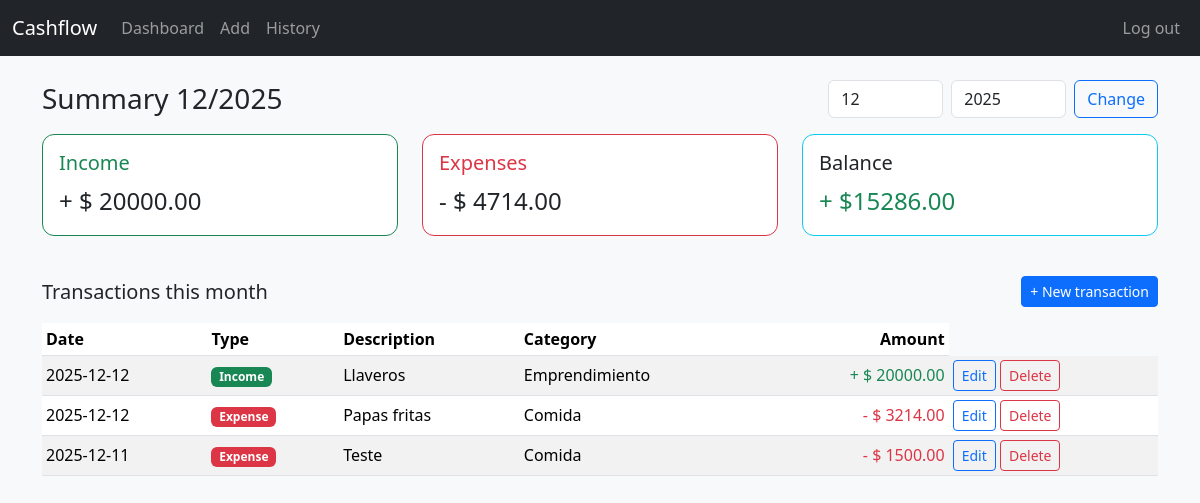
Page / (signed in) on the earlier database version.
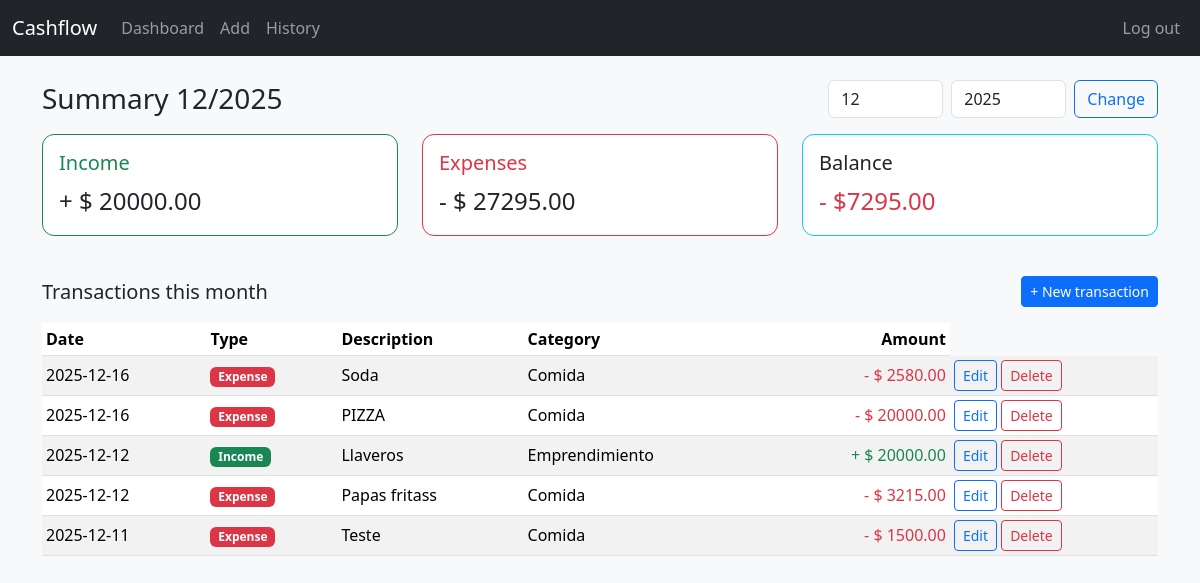
Same page on the later database version.
### tables this page shows
CREATE TABLE transactions (
    id INTEGER PRIMARY KEY AUTOINCREMENT,
    user_id INTEGER NOT NULL,
    category_id INTEGER NOT NULL,
    amount REAL NOT NULL,
    type TEXT NOT NULL CHECK (type IN ('income', 'expense')),
    description TEXT,
    date TEXT NOT NULL,
    created_at TEXT DEFAULT CURRENT_TIMESTAMP,
    FOREIGN KEY (user_id) REFERENCES users(id),
    FOREIGN KEY (category_id) REFERENCES categories(id)
);

CREATE TABLE categories (
    id INTEGER PRIMARY KEY AUTOINCREMENT,
    user_id INTEGER NOT NULL,
    name TEXT NOT NULL,
    UNIQUE (user_id, name),
    FOREIGN KEY (user_id) REFERENCES users(id)
);

### views.py (the view)
@views_bp.route("/")
def index():
    db = get_db()
    user_id = session.get("user_id")
    if not user_id:
        return redirect("/login")
    from datetime import datetime
    today = datetime.today()
    year = int(request.args.get("year") or today.year)
    month = int(request.args.get("month") or today.month)
    rows = db.execute(
    """
    SELECT
        t.id,
        t.amount,
        t.type,
        t.description,
        t.date,
        c.name AS category
    FROM transactions t
    JOIN categories c
      ON t.category_id = c.id
    WHERE t.user_id = ?
      AND strftime('%Y', t.date) = ?
      AND strftime('%m', t.date) = ?
    ORDER BY t.date DESC, t.id DESC
    """,
    (user_id, f"{year:04d}", f"{month:02d}"),
).fetchall()
    total_income = sum(r["amount"] for r in rows if r["type"] == "income")
    total_expense = sum(r["amount"] for r in rows if r["type"] == "expense")
    balance = total_income - total_expense
    return render_template(
        "index.html",
        rows=rows,
        total_income=total_income,
        total_expense=total_expense,
        balance=balance,
        year=year,
        month=month,
    )

### db.py (called while the page is built)
def get_db():
    if "db" not in g:
        conn = sqlite3.connect(DATABASE)
        conn.row_factory = sqlite3.Row
        g.db = conn
    return g.db

### templates/index.html (shortened to what this page needs)
{% extends "layout.html" %}
{% block content %}
<div class="d-flex justify-content-between align-items-center mb-3">
  <h1 class="h3 mb-0">Summary {{ month }}/{{ year }}</h1>
  <form class="d-flex" method="get" action="{{ url_for('views.index') }}">
    <input class="form-control me-2" type="number" name="month" min="1" max="12" placeholder="Month" value="{{ month }}">
    <input class="form-control me-2" type="number" name="year" min="2000" max="2100" placeholder="Year"
      value="{{ year }}">
    <button class="btn btn-outline-primary" type="submit">Change</button>
  </form>
</div>
<div class="row mb-4">
  <div class="col-md-4 mb-3">
    <div class="card border-success">
      <div class="card-body">
        <h5 class="card-title text-success">Income</h5>
        <p class="card-text fs-4">+ $ {{ "%.2f"|format(total_income) }}</p>
      </div>
    </div>
  </div>
  <div class="col-md-4 mb-3">
    <div class="card border-danger">
      <div class="card-body">
        <h5 class="card-title text-danger">Expenses</h5>
        <p class="card-text fs-4">- $ {{ "%.2f"|format(total_expense) }}</p>
      </div>
    </div>
  </div>
  <div class="col-md-4 mb-3">
    <div class="card border-info">
      <div class="card-body">
        <h5 class="card-title">Balance</h5>
        {% set balance_class = "text-success" if balance >= 0 else "text-danger" %}
        <p class="card-text fs-4 {{ balance_class }}">
          {{ "+ $" if balance >= 0 else "- $" }}{{ "%.2f"|format(balance|abs) }}
        </p>
      </div>
    </div>
  </div>
</div>
<div class="d-flex justify-content-between align-items-center mb-2">
  <h2 class="h5 mb-0">Transactions this month</h2>
  <a href="{{ url_for('views.add') }}" class="btn btn-primary btn-sm">+ New transaction</a>
</div>
{% if rows %}
<div class="table-responsive">
  <table class="table table-striped table-sm align-middle mt-2">
    <thead>
      <tr>
        <th>Date</th>
        <th>Type</th>
        <th>Description</th>
        <th>Category</th>
        <th class="text-end">Amount</th>
      </tr>
    </thead>
    <tbody>
      {% for row in rows %}
      <tr>
        <td>{{ row["date"] }}</td>
        <td>
          {% if row["type"] == "income" %}
          <span class="badge bg-success">Income</span>
          {% else %}
          <span class="badge bg-danger">Expense</span>
          {% endif %}
        </td>
        <td>{{ row["description"] or "-" }}</td>
        <td>{{ row["category"] }}</td>
        <td class="text-end">
          {% if row["type"] == "income" %}
          <span class="text-success">+ $ {{ "%.2f"|format(row["amount"]) }}</span>
          {% else %}
          <span class="text-danger">- $ {{ "%.2f"|format(row["amount"]) }}</span>
          {% endif %}
        </td>
        <td>
          <a href="{{ url_for('views.edit_transaction', tx_id=row.id) }}" class="btn btn-sm btn-outline-primary">
            Edit
          </a>
          <form action="{{ url_for('views.delete_transaction', tx_id=row.id) }}" method="post" style="display:inline"
            onsubmit="return confirm('Are you sure you want to delete this transaction?');">
            <button type="submit" class="btn btn-sm btn-outline-danger">
              Delete
            </button>
          </form>
        </td>
      </tr>
      {% endfor %}
    </tbody>
  </table>
</div>
{% else %}
<p class="text-muted mt-3">No transactions registered for this month.</p>
{% endif %}
{% endblock %}

### templates/layout.html (shortened to what this page needs)
<!DOCTYPE html>
<html lang="en"></html>
<head>
  <link
    href="https://cdn.jsdelivr.net/npm/bootstrap@5.3.3/dist/css/bootstrap.min.css"
    rel="stylesheet"
  >
  <link rel="stylesheet" href="{{ url_for('static', filename='css/styles.css') }}">
</head>
<body class="bg-light">
<nav class="navbar navbar-expand-lg navbar-dark bg-dark mb-4">
  <div class="container-fluid">
    <a class="navbar-brand" href="{{ url_for('views.index') }}">Cashflow</a>
    <div class="collapse navbar-collapse" id="navbarNav">
      <ul class="navbar-nav me-auto">
        <li class="nav-item">
          <a class="nav-link" href="{{ url_for('views.index') }}">Dashboard</a>
        </li>
        <li class="nav-item">
          <a class="nav-link" href="{{ url_for('views.add') }}">Add</a>
        </li>
        <li class="nav-item">
         <a class="nav-link" href="{{ url_for('views.summary') }}">History</a>
        </li>
      </ul>
      <ul class="navbar-nav">
        {% if session.get("user_id") %}
          <li class="nav-item">
            <a class="nav-link" href="{{ url_for('auth.logout') }}">Log out</a>
          </li>
        {% else %}
          <li class="nav-item">
            <a class="nav-link" href="{{ url_for('auth.login') }}">Log in</a>
          </li>
        {% endif %}
      </ul>
    </div>
  </div>
</nav>
<main class="container mb-5">
  {% block content %}{% endblock %}
</main>
</body>
</html>

### static/css/styles.css (style rules this page uses)
body { font-family: system-ui, -apple-system, BlinkMacSystemFont, "Segoe UI", sans-serif; }
.card { border-radius: 0.75rem; }

Differences in the rows shown:
added transactions: date "2025-12-16", type "Expense", description "Soda", category "Comida", amount "2580.00"
added transactions: date "2025-12-16", type "Expense", description "PIZZA", category "Comida", amount "20000.00"
changed transactions: description "Papas fritas" → "Papas fritass"; amount "3214.00" → "3215.00"
Other differences:
{{ "%.2f"|format(total_expense) }}: "4714.00" → "27295.00"
{{ "+ $" if balance >= 0 else "- $" }}: "+ $" → "- $"
{{ "%.2f"|format(balance|abs) }}: "15286.00" → "7295.00"
